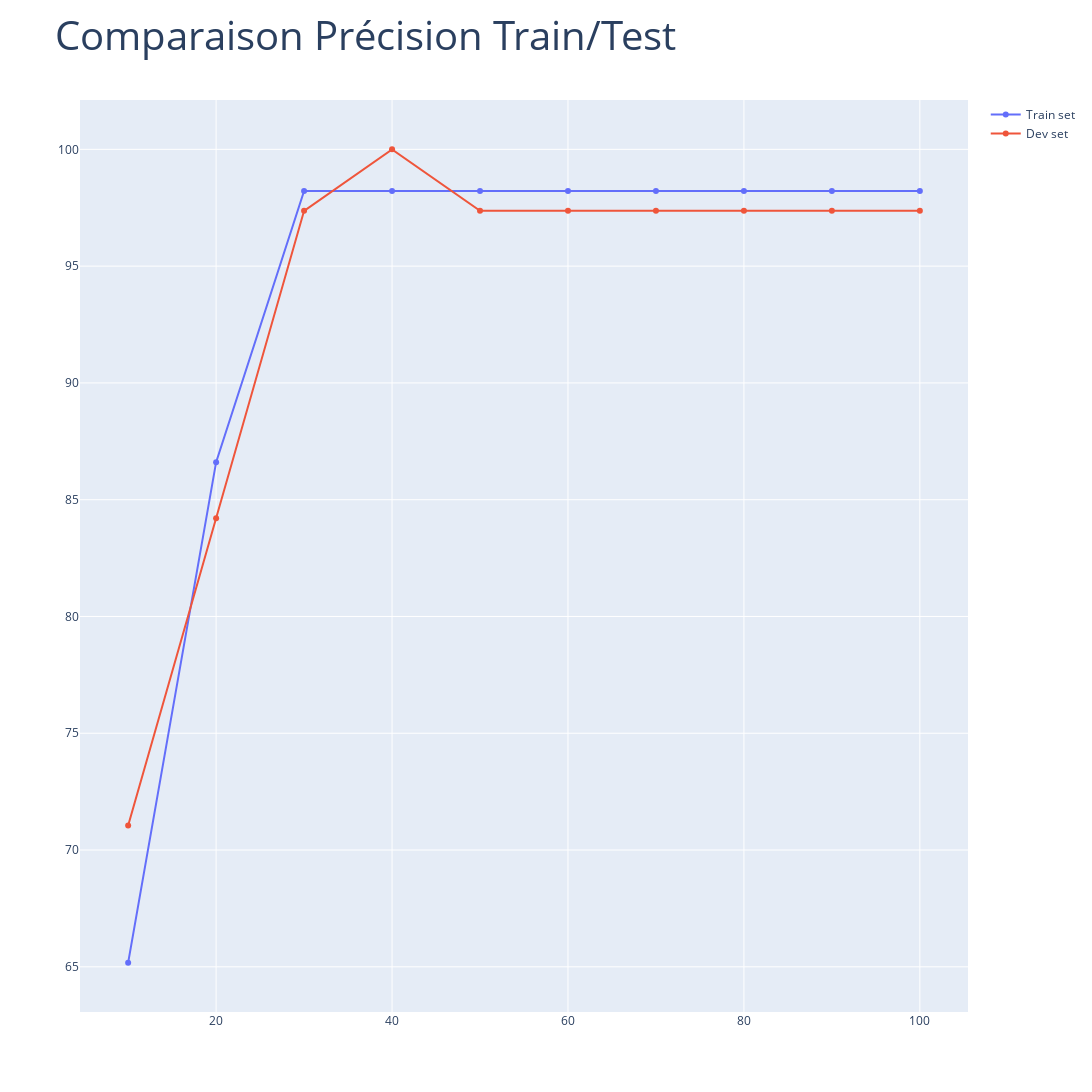

The code cell stored with this chart in its notebook:
### Markdown cell above
## Graphique

### Code cell
train_line =go.Scatter(x=tab_epoch,y=acc_train,name='Train set')
dev_line =go.Scatter(x=tab_epoch,y=acc_dev,name='Dev set')

layout = go.Layout(title="Comparaison Précision Train/Test",titlefont=dict(size=40),autosize=False, width=1100,height=1100)

data=[train_line,dev_line]
fig = go.Figure(data=data, layout=layout)
fig.show()

### Figure 1 — Plotly figure (JSON) as saved in the notebook; plotly's stock layout.template omitted (floating-point values rounded to 4 significant figures)
{"data": [{"name": "Train set", "type": "scatter", "x": [10, 20, 30, 40, 50, 60, 70, 80, 90, 100], "y": [65.18, 86.61, 98.21, 98.21, 98.21, 98.21, 98.21, 98.21, 98.21, 98.21]}, {"name": "Dev set", "type": "scatter", "x": [10, 20, 30, 40, 50, 60, 70, 80, 90, 100], "y": [71.05, 84.21, 97.37, 100, 97.37, 97.37, 97.37, 97.37, 97.37, 97.37]}], "layout": {"autosize": false, "height": 1100, "title": {"font": {"size": 40}, "text": "Comparaison Précision Train/Test"}, "width": 1100}}
